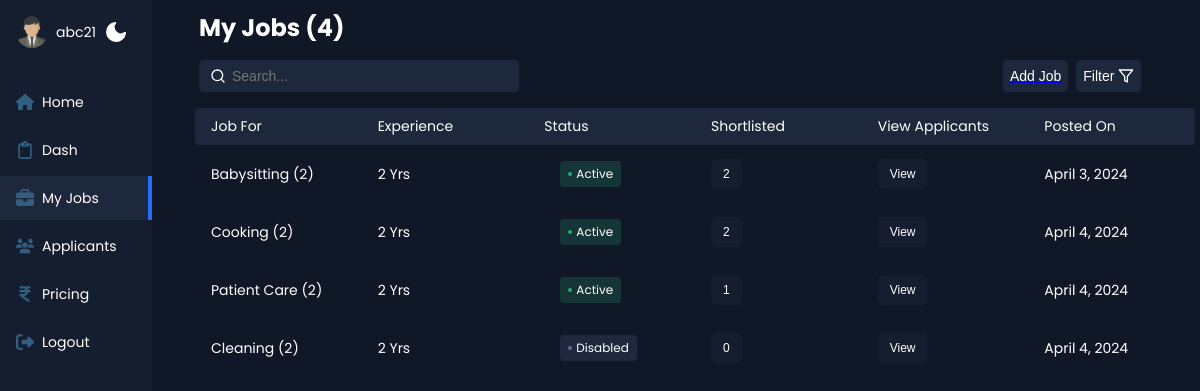
The page /recruiter-page/Jobs/ (signed in) on the database as committed earlier.
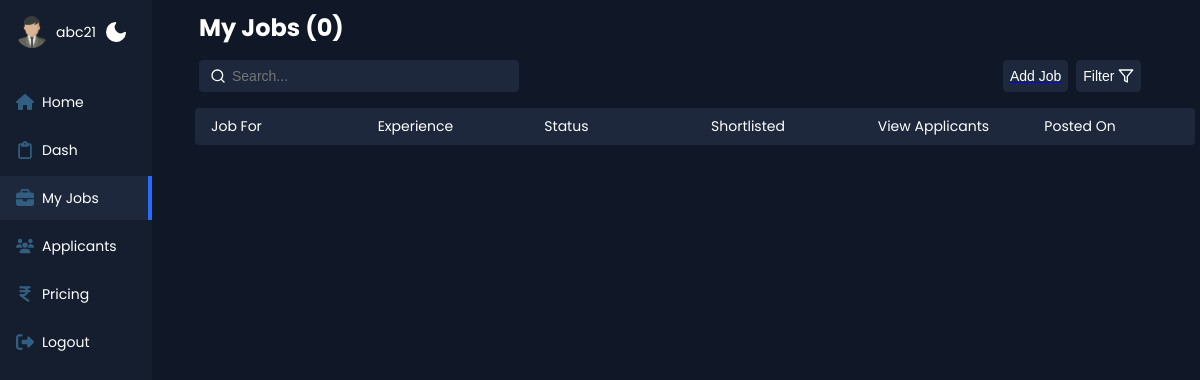
The same page on the database as committed later.
### applicant/models.py (models this page shows, shortened)
class Work(models.Model):
    Work_id = models.AutoField(primary_key=True)
    work = models.CharField(max_length = 50)
    work_category = models.ManyToManyField(Work_Category)

### recruiter/models.py (models this page shows, shortened)
class Recruiter(models.Model):
    recruiter = models.ForeignKey(User_Recruiter, on_delete = models.CASCADE  )
    recruiterId = models.AutoField(primary_key=True,unique=True)
    email = models.EmailField()
    phone_number = models.CharField(max_length=15,default = False)
    phone_number2 = models.CharField(max_length=15, null= True, blank = True)
    address = models.CharField(max_length = 100, null= True, blank = True )
    location = models.CharField(max_length = 60)
    pin_code = models.CharField(max_length=15,null=True, blank=True)
    requirement = models.CharField(max_length = 60,default = False)
    full_name = models.CharField(max_length = 60)
    job = models.ManyToManyField(Work)
    provided_salary = models.CharField(max_length=12, null= True, blank = True)
    description =  models.TextField(max_length = 200,null= True, blank = True)
    urgency = models.CharField(max_length = 50,default = False)
    status = models.BooleanField(default = False)
    experience= models.IntegerField(default = 0)
    timing = models.CharField(max_length = 30 ,default = False)
    preffered_location = models.CharField(max_length = 50,default = False)
    source = models.CharField(max_length = 50 ,default= False)
    posted_on = models.DateField(auto_now_add=True,null= True, blank = True)
    selected_applicants = models.ManyToManyField(Applicants, null=True,blank=True)

### recruiter/views.py (the view)
# urls.py: path('Jobs/', views.all_jobs ,name='all_jobs'),
@login_required
def all_jobs(request):
    try:
        if request.method == "POST":
            status = request.POST.get('status')
            user_obj = User_Recruiter.objects.get(user = request.user)
            if status== 'Active':
                jobs = Recruiter.objects.filter(recruiter = user_obj ,status = True)
            elif status == 'Disabled':
                jobs = Recruiter.objects.filter( recruiter = user_obj ,status = False)
            else:
                jobs = Recruiter.objects.filter(recruiter__user=request.user)
        else:
            jobs = Recruiter.objects.filter(recruiter__user=request.user)
        context = {'jobs' : jobs}
        return render(request, 'recruiter_jobs.html', context)
    except Exception as e:
        return HttpResponse("An error occurred. Please try again later.", status=500)

### templates/recruiter_jobs.html (shortened to what this page needs)
{% extends "recruiter_base.html" %}
{% load static %}
{%block content%}
<link rel="stylesheet" href="{% static 'all_jobs.css' %}">
<div class="app-content">
    <div class="app-content-header">
      <h1 class="app-content-headerText">My Jobs ({{ jobs.count }})</h1>
             </div>
    <div class="app-content-actions">
      <input class="search-bar" placeholder="Search..." type="text">
      <div class="filter-button-wrapper" >
        <div style="display:flex;">
          <a href="{% url 'create_job' %}">  <button class="action-button" style="">Add Job</button> </a>
        <button class="action-button filter jsFilter"><span>Filter</span><svg xmlns="http://www.w3.org/2000/svg" width="16" height="16" viewBox="0 0 24 24" fill="none" stroke="currentColor" stroke-width="2" stroke-linecap="round" stroke-linejoin="round" class="feather feather-filter"><polygon points="22 3 2 3 10 12.46 10 19 14 21 14 12.46 22 3"/></svg></button>
      </div>
        </div>
      </div>
    </div>
    <div class="products-area-wrapper tableView">
      <div class="products-header">
        <div class="product-cell price">
          Job For
        </div>
        <div class="product-cell category">Experience</div>
        <div class="product-cell price">Status</div>
          <div class="product-cell price">Shortlisted</div>
        <div class="product-cell price">View Applicants</div>
        <div class="product-cell stock">Posted On</div>
      </div>
      {% for job in jobs %}
      <div class="products-row">
          <div class="product-cell price">
            {% for work in job.job.all|slice:":1"  %}
            <span>{{ work.work }} ({{ job.job.count }}) </span>
          {% endfor %}
          </div>
        <div class="product-cell category"><span class="cell-label">Experience:</span>{{ job.experience}} Yrs</div>
        <div class="product-cell price">
          <div class="product-cell status-cell">
            {% if job.status %}
                <span class="status active">
                    <a href="#" class="status_link" data-url="{% url 'status_change' job.recruiterId %}">Active</a>
                </span>
            {% else %}
                <span class="status disabled">
                    <a href="#" class="status_link" data-url="{% url 'status_change' job.recruiterId %}">Disabled</a>
                </span>
            {% endif %}
        </div>
        </div>
        <div class="product-cell price">
          <a href="{% url 'selected_applicants' job.recruiterId  %}"><button id="deleteButton{{ job.id }}" class="view_button">{{job.selected_applicants.count}}</button></a>
        </div>
        <div class="product-cell price"><span class="cell-label">View Applicants</span> <a href="{% url 'view_requirements' job.recruiterId %}"><button  class="view_button"> View </button>  </a> </div>
        <div class="product-cell stock"><span class="cell-label">Posted On:</span>{{ job.posted_on }}</div>
      </div>
      {% endfor %}
    </div>
  </div>
{%endblock%}

### templates/recruiter_base.html (shortened to what this page needs)
{% load static %}
<!DOCTYPE html>
<html lang="en">
<head>
    <link rel="stylesheet" href="{% static 'recruiter_base.css' %}">
</head>
<body>
    <div class="app-container">
        <div class="sidebar">
            <div class="account-info">
                <div class="account-info-picture">
                  <img src="/static/collections/dummy profile.png" alt="Account">
                </div>
                <div class="account-info-name">{{request.user}}</div>
                <button class="mode-switch" title="Switch Theme">
                    <svg class="moon" fill="none" stroke="currentColor" stroke-linecap="round" stroke-linejoin="round" stroke-width="2" width="24" height="24" viewBox="0 0 24 24">
                      <defs></defs>
                      <path d="M21 12.79A9 9 0 1111.21 3 7 7 0 0021 12.79z"></path>
                    </svg>
                  </button>
              </div>
          <ul class="sidebar-list">
            <li class="sidebar-list-item ">
              <a href="{% url 'index' %}" class="sidebar-link">
                   <span>Home</span>
              </a>
            </li>
            <li class="sidebar-list-item active">
              <a href="{% url 'recruiter_home' %}" class="sidebar-link">
                  <span>Dash</span>
              </a>
            </li>
            <li class="sidebar-list-item ">
              <a href="{% url 'all_jobs' %}" class="sidebar-link">
                <span>My Jobs</span>
              </a>
            </li>
            <li class="sidebar-list-item">
              <a href="{% url 'view-applicants' %}" class="sidebar-link">
                <span>Applicants</span>
              </a>
            </li>
            <li class="sidebar-list-item">
              <a href="{% url 'pricing' %}" class="sidebar-link">
                  <span>Pricing</span>
              </a>
            </li>
            <li class="sidebar-list-item">
              <a href="{% url 'log_off' %}" class="sidebar-link">
                    <span>Logout </span>
              </a>
            </li>
          </ul>
        </div>
        {% block content %}
        {% endblock  %}
</body>
</html>

### static/recruiter_base.css (style rules this page uses)
* { box-sizing: border-box; }
:root { --app-bg: #101827; --sidebar: rgba(21, 30, 47,1); --sidebar-main-color: #fff; --table-border: #1a2131; --table-header: #1a2131; --app-content-main-color: #fff; --sidebar-link: #fff; --sidebar-active-link: #1d283c; --sidebar-hover-link: #1a2539; --action-color: #2869ff; --action-color-hover: #6291fd; --app-content-secondary-color: #1d283c; --filter-reset: #2c394f; --filter-shadow: rgba(16, 24, 39, 0.8) 0px 6px 12px -2px, rgba(0, 0, 0, 0.3) 0px 3px 7px -3px; }
body, html { margin: 0; padding: 0; height: 100%; width: 100%; }
body { font-family: "Poppins", sans-serif; background-color: var(--app-bg); -webkit-font-smoothing: antialiased; -moz-osx-font-smoothing: grayscale; }
.app-container { border-radius: 4px; width: 100%; height: 100%; max-height: 100%; max-width: 1280px; display: flex; max-width: 2000px; margin: 0 auto; }
.sidebar { position: fixed; flex-basis: 200px; max-width: 180px; flex-shrink: 0; top: 0; left: 0; bottom: 0; background-color: var(--sidebar); display: flex; flex-direction: column; }
.sidebar-list { list-style-type: none; padding: 0; }
.sidebar-list-item { position: relative; margin-bottom: 4px; }
.sidebar-list-item a { display: flex; align-items: center; width: 100%; padding: 10px 16px; color: var(--sidebar-link); text-decoration: none; font-size: 14px; line-height: 24px; }
.sidebar-list-item svg { margin-right: 8px; }
.sidebar-list-item.active { background-color: var(--sidebar-active-link); }
.sidebar-list-item.active:before { content: ""; position: absolute; right: 0; background-color: var(--action-color); height: 100%; width: 4px; }
.mode-switch { background-color: transparent; border: none; padding: 0; color: var(--app-content-main-color); display: flex; justify-content: center; align-items: center; margin-left: auto; margin-right: 8px; cursor: pointer; }
.mode-switch .moon { fill: var(--app-content-main-color); }
.account-info { display: flex; align-items: center; padding: 16px; }
.account-info-picture { width: 32px; height: 32px; border-radius: 50%; overflow: hidden; flex-shrink: 0; }
.account-info-picture img { width: 100%; height: 100%; -o-object-fit: cover; object-fit: cover; }
.account-info-name { font-size: 14px; color: var(--sidebar-main-color); margin: 0 8px; overflow: hidden; max-width: 100%; text-overflow: ellipsis; white-space: nowrap; }
.app-content { margin-left: 195px; margin-top: 1%; width: calc(100% - 200px); height: 100%; display: flex; flex-direction: column; }
.app-content-header { display: flex; align-items: center; justify-content: space-between; padding: 0 4px; }
.app-content-headerText { color: var(--app-content-main-color); font-size: 24px; line-height: 32px; margin: 0; }
.app-content-actions { display: flex; justify-content: space-between; align-items: center; padding: 16px 4px; }
.search-bar { background-color: var(--app-content-secondary-color); border: 1px solid var(--app-content-secondary-color); color: var(--app-content-main-color); font-size: 14px; line-height: 24px; border-radius: 4px; padding: 0px 10px 0px 32px; height: 32px; background-size: 16px; background-repeat: no-repeat; background-position: left 10px center; width: 100%; max-width: 320px; transition: 0.2s; }
.search-bar:placeholder { color: var(--app-content-main-color); }
.tableView .products-header { display: flex; align-items: center; border-radius: 4px; background-color: var(--app-content-secondary-color); position: sticky; top: 0; }
.tableView .product-cell { flex: 1; padding: 8px 16px; color: var(--app-content-main-color); font-size: 14px; display: flex; align-items: center; }

### static/all_jobs.css (style rules this page uses)
.action-button { border-radius: 4px; height: 32px; background-color: var(--app-content-secondary-color); border: 1px solid var(--app-content-secondary-color); display: flex; align-items: center; color: var(--app-content-main-color); font-size: 14px; margin-left: 8px; cursor: pointer; }
.action-button span { margin-right: 4px; }
.filter-button-wrapper { position: relative; margin-right: 5%; }

Rows that differ between the two databases and show on the page:
removed Recruiter: job.count "2", experience "2", status "Active", selected_applicants.count "2", posted_on "April 3, 2024"
no longer on this page (row unchanged): Work: work "Babysitting", shown under "2"
removed Recruiter: job.count "2", experience "2", status "Active", selected_applicants.count "2", posted_on "April 4, 2024"
no longer on this page (row unchanged): Work: work "Cooking", shown under "2"
removed Recruiter: job.count "2", experience "2", status "Active", selected_applicants.count "1", posted_on "April 4, 2024"
no longer on this page (row unchanged): Work: work "Patient Care", shown under "2"
removed Recruiter: job.count "2", experience "2", status "Disabled", selected_applicants.count "0", posted_on "April 4, 2024"
no longer on this page (row unchanged): Work: work "Cleaning", shown under "2"
Other text that changed with them:
{{ jobs.count }}: "4" → "0"
